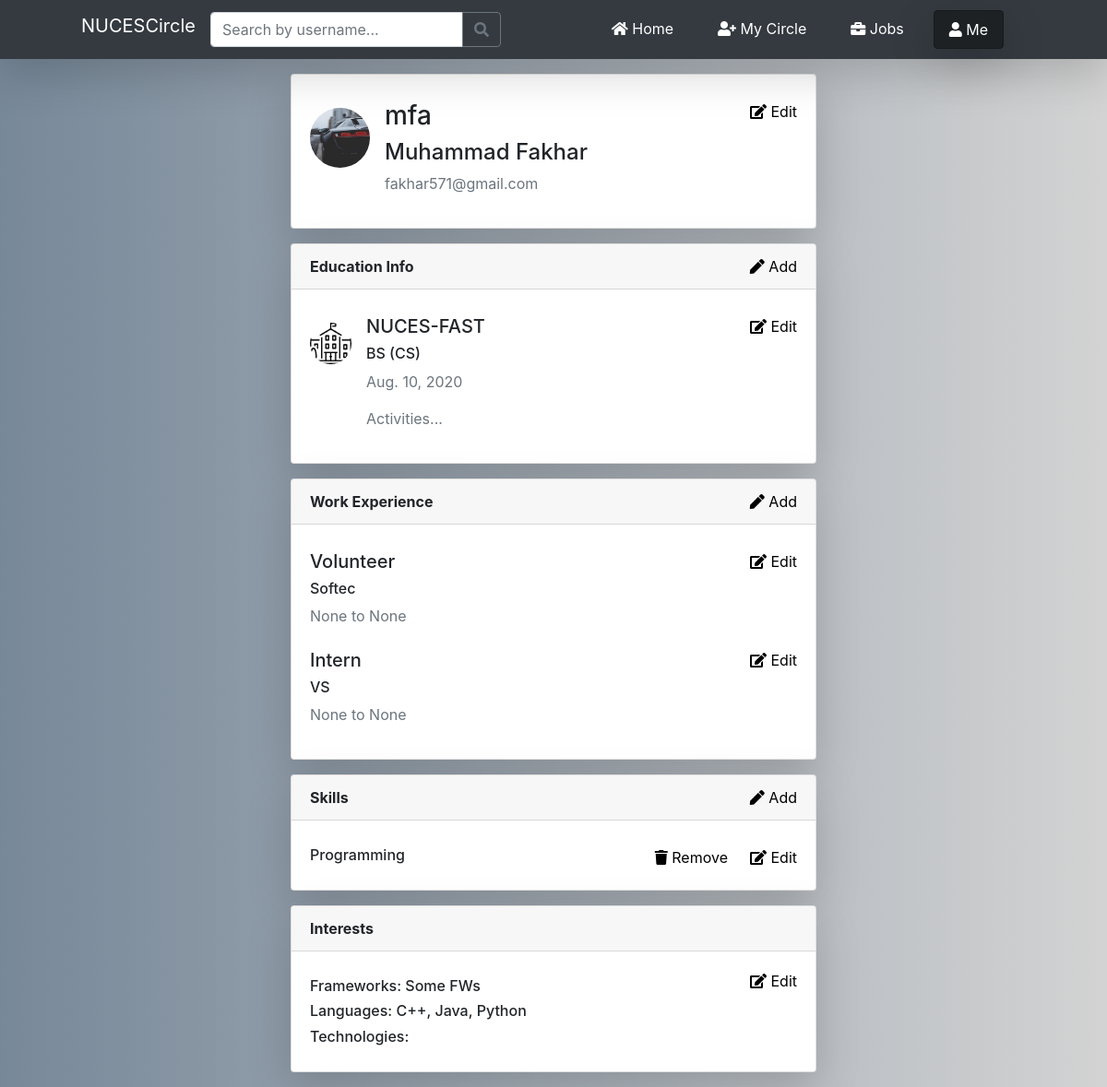
Page /view_profile/current-user-id=1/ (signed in) on the earlier database version.
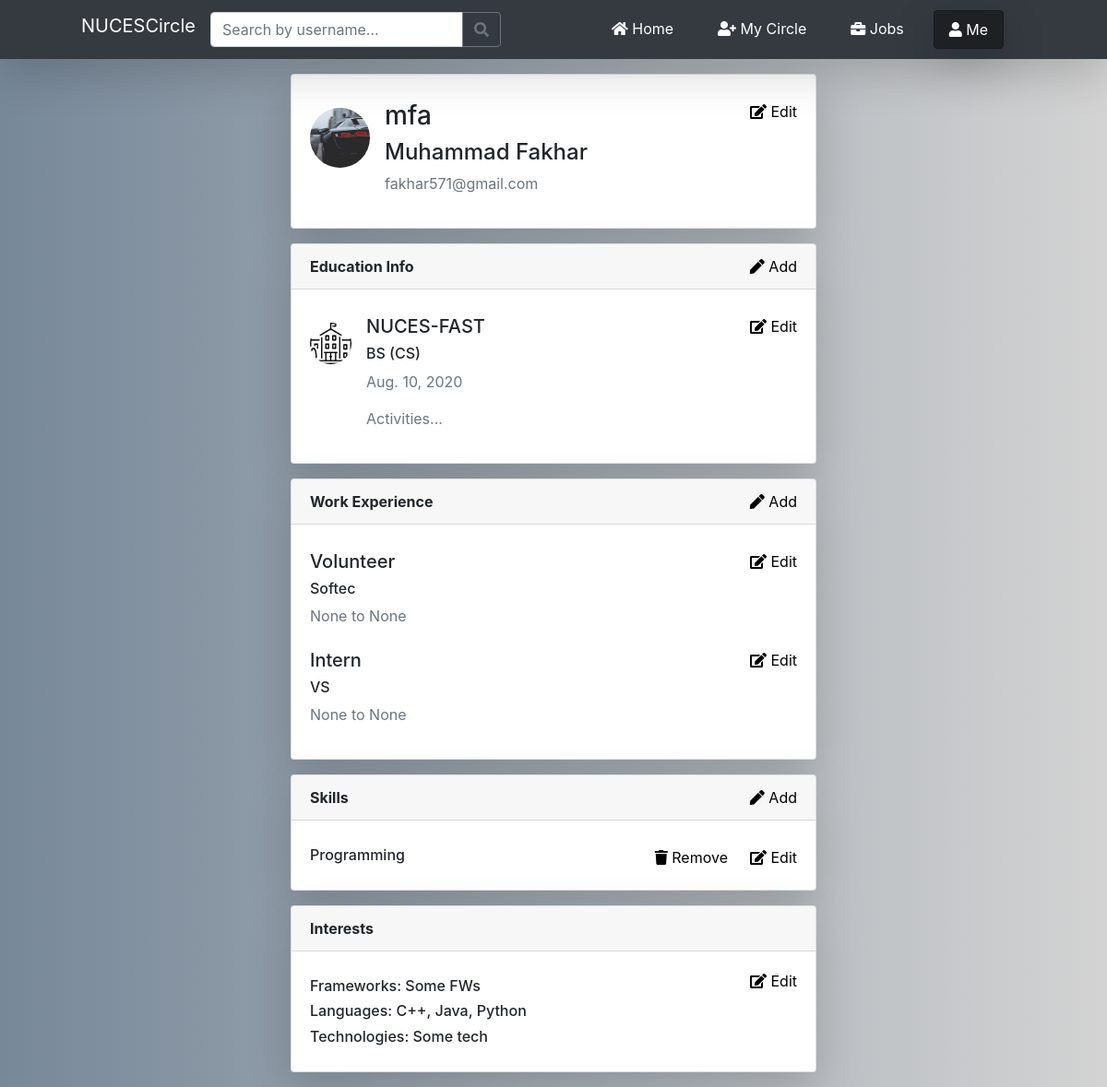
Same page on the later database version.
### users/models.py (models this page shows, shortened)
class Interests(models.Model):
    frameworks = models.CharField(max_length=255, blank=True)
    languages = models.CharField(max_length=255, blank=True)
    technologies = models.CharField(max_length=255, blank=True)
    user = models.OneToOneField(User, on_delete=models.CASCADE)

### users/views.py (the view)
# urls.py: path('view_profile/current-user-id=<int:uid>/', user_views.view_profile, name='view-profile'),
@login_required
def view_profile(request, *args, **kwargs):
    uid = int(kwargs['uid'])
    to_user = User.objects.get(pk=uid)
    p = Profile.objects.get(user=to_user)
    friends = p.friends.all()
    button_status = 'none'
    if p not in request.user.profile.friends.all():
        button_status = 'not_friend'
        if len(UserConnections.objects.filter(from_user=request.user).filter(to_user=p.user)) == 1:
            button_status = 'friend_request_sent'
        elif len(UserConnections.objects.filter(from_user=p.user).filter(to_user=request.user)) == 1:
            button_status = 'received_request'
    elif p in request.user.profile.friends.all():
        button_status = 'is_friend'
    edu_data = Education.objects.all()
    exp_data = WorkExperience.objects.all()
    interests = Interests.objects.all()
    skill_data = Skills.objects.all()
    context = {
        'to_user': to_user,
        'button_status': button_status,
        'friends_list': friends,
        'education_data': edu_data,
        'interests': interests,
        'skill_data': skill_data,
        'exp_data': exp_data,
        'uid': uid
    }
    return render(request, 'users/view_profile.html', context)

### users/templates/users/view_profile.html (shortened to what the changed rows need)
{% extends "nucescircle/base.html" %}
{% load crispy_forms_tags %}
{% load static %}
{% block content %}
<div class="col-md-6 mx-auto mb-3">
    <div class="card shadow-lg">
        <div class="card-body">
            {% if uid == user.id %}
                {% for int in interests %}
                    {% if int.user == user %}
                        <div class="media mt-2">
                            <div class="media-body">
                                    <h6 class="">Frameworks: {{ int.frameworks }}</h6>
                                    <h6 class="">Languages: {{ int.languages }}</h6>
                                    <h6 class="">Technologies: {{ int.technologies }}</h6>
                            </div>
                         </div>
                    {% endif %}
                {% endfor %}
             {% else %}
                <h6 class="">{{ to_user.interests }}</h6>
            {% endif %}
        </div>
    </div>
</div>
{% endblock %}

Differences in the rows shown:
changed Interests "Some FWs": technologies (not shown) → "Some tech"
